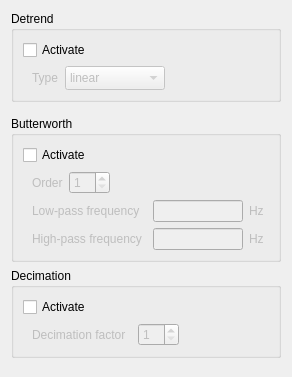
                     <widget class="QWidget" name="scrollAreaWidgetContents_filtering">
                      <property name="geometry">
                       <rect>
                        <x>0</x>
                        <y>0</y>
                        <width>292</width>
                        <height>377</height>
                       </rect>
                      </property>
                      <layout class="QVBoxLayout" name="verticalLayout_4" stretch="0,0,0">
                       <item alignment="Qt::AlignTop">
                        <widget class="QGroupBox" name="groupBox_detrend">
                         <property name="sizePolicy">
                          <sizepolicy hsizetype="Preferred" vsizetype="Minimum">
                           <horstretch>0</horstretch>
                           <verstretch>0</verstretch>
                          </sizepolicy>
                         </property>
                         <property name="minimumSize">
                          <size>
                           <width>250</width>
                           <height>0</height>
                          </size>
                         </property>
                         <property name="title">
                          <string>Detrend</string>
                         </property>
                         <layout class="QVBoxLayout" name="verticalLayout_10">
                          <property name="spacing">
                           <number>6</number>
                          </property>
                          <property name="topMargin">
                           <number>9</number>
                          </property>
                          <property name="rightMargin">
                           <number>0</number>
                          </property>
                          <property name="bottomMargin">
                           <number>9</number>
                          </property>
                          <item>
                           <widget class="QCheckBox" name="checkBox_detrend">
                            <property name="text">
                             <string>Activate</string>
                            </property>
                           </widget>
                          </item>
                          <item>
                           <widget class="QWidget" name="widget_detrend" native="true">
                            <property name="sizePolicy">
                             <sizepolicy hsizetype="Maximum" vsizetype="Fixed">
                              <horstretch>0</horstretch>
                              <verstretch>0</verstretch>
                             </sizepolicy>
                            </property>
                            <layout class="QHBoxLayout" name="horizontalLayout_11">
                             <property name="topMargin">
                              <number>0</number>
                             </property>
                             <property name="bottomMargin">
                              <number>0</number>
                             </property>
                             <item>
                              <widget class="QLabel" name="label_detrendType">
                               <property name="enabled">
                                <bool>false</bool>
                               </property>
                               <property name="sizePolicy">
                                <sizepolicy hsizetype="Fixed" vsizetype="Preferred">
                                 <horstretch>0</horstretch>
                                 <verstretch>0</verstretch>
                                </sizepolicy>
                               </property>
                               <property name="minimumSize">
                                <size>
                                 <width>10</width>
                                 <height>0</height>
                                </size>
                               </property>
                               <property name="text">
                                <string>Type</string>
                               </property>
                              </widget>
                             </item>
                             <item alignment="Qt::AlignLeft">
                              <widget class="QComboBox" name="comboBox_detrendType">
                               <property name="enabled">
                                <bool>false</bool>
                               </property>
                               <property name="sizePolicy">
                                <sizepolicy hsizetype="Minimum" vsizetype="Fixed">
                                 <horstretch>0</horstretch>
                                 <verstretch>0</verstretch>
                                </sizepolicy>
                               </property>
                               <property name="minimumSize">
                                <size>
                                 <width>100</width>
                                 <height>0</height>
                                </size>
                               </property>
                               <property name="currentText">
                                <string>linear</string>
                               </property>
                               <property name="sizeAdjustPolicy">
                                <enum>QComboBox::AdjustToMinimumContentsLengthWithIcon</enum>
                               </property>
                               <item>
                                <property name="text">
                                 <string>linear</string>
                                </property>
                               </item>
                               <item>
                                <property name="text">
                                 <string>constant</string>
                                </property>
                               </item>
                              </widget>
                             </item>
                            </layout>
                           </widget>
                          </item>
                         </layout>
                        </widget>
                       </item>
                       <item>
                        <widget class="QGroupBox" name="groupBox_butterworth">
                         <property name="sizePolicy">
                          <sizepolicy hsizetype="Preferred" vsizetype="Minimum">
                           <horstretch>0</horstretch>
                           <verstretch>0</verstretch>
                          </sizepolicy>
                         </property>
                         <property name="title">
                          <string>Butterworth</string>
                         </property>
                         <layout class="QVBoxLayout" name="verticalLayout_12">
                          <property name="spacing">
                           <number>6</number>
                          </property>
                          <property name="topMargin">
                           <number>9</number>
                          </property>
                          <property name="rightMargin">
                           <number>0</number>
                          </property>
                          <property name="bottomMargin">
                           <number>9</number>
                          </property>
                          <item>
                           <widget class="QCheckBox" name="checkBox_butterworthActivate">
                            <property name="text">
                             <string>Activate</string>
                            </property>
                           </widget>
                          </item>
                          <item>
                           <widget class="QWidget" name="widget_butterworthOrder" native="true">
                            <property name="sizePolicy">
                             <sizepolicy hsizetype="Maximum" vsizetype="Fixed">
                              <horstretch>0</horstretch>
                              <verstretch>0</verstretch>
                             </sizepolicy>
                            </property>
                            <layout class="QHBoxLayout" name="horizontalLayout_9">
                             <property name="topMargin">
                              <number>0</number>
                             </property>
                             <property name="bottomMargin">
                              <number>0</number>
                             </property>
                             <item>
                              <widget class="QLabel" name="label_butterworthOrder">
                               <property name="enabled">
                                <bool>false</bool>
                               </property>
                               <property name="sizePolicy">
                                <sizepolicy hsizetype="Fixed" vsizetype="Preferred">
                                 <horstretch>0</horstretch>
                                 <verstretch>0</verstretch>
                                </sizepolicy>
                               </property>
                               <property name="minimumSize">
                                <size>
                                 <width>10</width>
                                 <height>0</height>
                                </size>
                               </property>
                               <property name="text">
                                <string>Order</string>
                               </property>
                              </widget>
                             </item>
                             <item alignment="Qt::AlignLeft|Qt::AlignVCenter">
                              <widget class="QSpinBox" name="spinBox_butterworthOrder">
                               <property name="enabled">
                                <bool>false</bool>
                               </property>
                               <property name="minimumSize">
                                <size>
                                 <width>40</width>
                                 <height>0</height>
                                </size>
                               </property>
                               <property name="minimum">
                                <number>1</number>
                               </property>
                               <property name="maximum">
                                <number>16</number>
                               </property>
                              </widget>
                             </item>
                            </layout>
                           </widget>
                          </item>
                          <item alignment="Qt::AlignLeft">
                           <widget class="QWidget" name="widget_butterworthLowPass" native="true">
                            <property name="sizePolicy">
                             <sizepolicy hsizetype="Preferred" vsizetype="Fixed">
                              <horstretch>0</horstretch>
                              <verstretch>0</verstretch>
                             </sizepolicy>
                            </property>
                            <layout class="QHBoxLayout" name="horizontalLayout_7">
                             <property name="topMargin">
                              <number>0</number>
                             </property>
                             <property name="bottomMargin">
                              <number>0</number>
                             </property>
                             <item>
                              <widget class="QLabel" name="label_butterworthLowPass">
                               <property name="enabled">
                                <bool>false</bool>
                               </property>
                               <property name="sizePolicy">
                                <sizepolicy hsizetype="Fixed" vsizetype="Fixed">
                                 <horstretch>0</horstretch>
                                 <verstretch>0</verstretch>
                                </sizepolicy>
                               </property>
                               <property name="minimumSize">
                                <size>
                                 <width>115</width>
                                 <height>0</height>
                                </size>
                               </property>
                               <property name="text">
                                <string>Low-pass frequency</string>
                               </property>
                              </widget>
                             </item>
                             <item alignment="Qt::AlignLeft">
                              <widget class="QLineEdit" name="lineEdit_butterworthLowPassValue">
                               <property name="enabled">
                                <bool>false</bool>
                               </property>
                              </widget>
                             </item>
                             <item alignment="Qt::AlignLeft">
                              <widget class="QLabel" name="label_butterworthLowPassUnits">
                               <property name="enabled">
                                <bool>false</bool>
                               </property>
                               <property name="sizePolicy">
                                <sizepolicy hsizetype="Fixed" vsizetype="Preferred">
                                 <horstretch>0</horstretch>
                                 <verstretch>0</verstretch>
                                </sizepolicy>
                               </property>
                               <property name="minimumSize">
                                <size>
                                 <width>20</width>
                                 <height>0</height>
                                </size>
                               </property>
                               <property name="text">
                                <string>Hz</string>
                               </property>
                              </widget>
                             </item>
                            </layout>
                           </widget>
                          </item>
                          <item alignment="Qt::AlignLeft">
                           <widget class="QWidget" name="widget_butterworthHighPass" native="true">
                            <property name="sizePolicy">
                             <sizepolicy hsizetype="Preferred" vsizetype="Fixed">
                              <horstretch>0</horstretch>
                              <verstretch>0</verstretch>
                             </sizepolicy>
                            </property>
                            <layout class="QHBoxLayout" name="horizontalLayout_8">
                             <property name="topMargin">
                              <number>0</number>
                             </property>
                             <property name="bottomMargin">
                              <number>0</number>
                             </property>
                             <item>
                              <widget class="QLabel" name="label_butterworthHighPass">
                               <property name="enabled">
                                <bool>false</bool>
                               </property>
                               <property name="sizePolicy">
                                <sizepolicy hsizetype="Fixed" vsizetype="Fixed">
                                 <horstretch>0</horstretch>
                                 <verstretch>0</verstretch>
                                </sizepolicy>
                               </property>
                               <property name="minimumSize">
                                <size>
                                 <width>115</width>
                                 <height>0</height>
                                </size>
                               </property>
                               <property name="text">
                                <string>High-pass frequency</string>
                               </property>
                              </widget>
                             </item>
                             <item alignment="Qt::AlignLeft">
                              <widget class="QLineEdit" name="lineEdit_butterworthHighPassValue">
                               <property name="enabled">
                                <bool>false</bool>
                               </property>
                              </widget>
                             </item>
                             <item alignment="Qt::AlignLeft">
                              <widget class="QLabel" name="label_butterworthHighPassUnits">
                               <property name="enabled">
                                <bool>false</bool>
                               </property>
                               <property name="sizePolicy">
                                <sizepolicy hsizetype="Fixed" vsizetype="Preferred">
                                 <horstretch>0</horstretch>
                                 <verstretch>0</verstretch>
                                </sizepolicy>
                               </property>
                               <property name="minimumSize">
                                <size>
                                 <width>20</width>
                                 <height>0</height>
                                </size>
                               </property>
                               <property name="text">
                                <string>Hz</string>
                               </property>
                              </widget>
                             </item>
                            </layout>
                           </widget>
                          </item>
                         </layout>
                        </widget>
                       </item>
                       <item alignment="Qt::AlignTop">
                        <widget class="QGroupBox" name="groupBox_decimation">
                         <property name="sizePolicy">
                          <sizepolicy hsizetype="Preferred" vsizetype="Minimum">
                           <horstretch>0</horstretch>
                           <verstretch>0</verstretch>
                          </sizepolicy>
                         </property>
                         <property name="title">
                          <string>Decimation</string>
                         </property>
                         <layout class="QVBoxLayout" name="verticalLayout_11">
                          <property name="spacing">
                           <number>6</number>
                          </property>
                          <property name="topMargin">
                           <number>9</number>
                          </property>
                          <property name="rightMargin">
                           <number>0</number>
                          </property>
                          <property name="bottomMargin">
                           <number>9</number>
                          </property>
                          <item>
                           <widget class="QCheckBox" name="checkBox_decimationActivate">
                            <property name="text">
                             <string>Activate</string>
                            </property>
                           </widget>
                          </item>
                          <item>
                           <widget class="QWidget" name="widget_decimationFactor" native="true">
                            <property name="sizePolicy">
                             <sizepolicy hsizetype="Maximum" vsizetype="Fixed">
                              <horstretch>0</horstretch>
                              <verstretch>0</verstretch>
                             </sizepolicy>
                            </property>
                            <layout class="QHBoxLayout" name="horizontalLayout_5">
                             <property name="topMargin">
                              <number>0</number>
                             </property>
                             <property name="bottomMargin">
                              <number>0</number>
                             </property>
                             <item>
                              <widget class="QLabel" name="label_decimationFactor">
                               <property name="enabled">
                                <bool>false</bool>
                               </property>
                               <property name="sizePolicy">
                                <sizepolicy hsizetype="Fixed" vsizetype="Preferred">
                                 <horstretch>0</horstretch>
                                 <verstretch>0</verstretch>
                                </sizepolicy>
                               </property>
                               <property name="minimumSize">
                                <size>
                                 <width>100</width>
                                 <height>0</height>
                                </size>
                               </property>
                               <property name="text">
                                <string>Decimation factor</string>
                               </property>
                              </widget>
                             </item>
                             <item alignment="Qt::AlignLeft|Qt::AlignVCenter">
                              <widget class="QSpinBox" name="spinBox_decimationFactor">
                               <property name="enabled">
                                <bool>false</bool>
                               </property>
                               <property name="minimumSize">
                                <size>
                                 <width>40</width>
                                 <height>0</height>
                                </size>
                               </property>
                               <property name="minimum">
                                <number>1</number>
                               </property>
                               <property name="maximum">
                                <number>50</number>
                               </property>
                              </widget>
                             </item>
                            </layout>
                           </widget>
                          </item>
                         </layout>
                        </widget>
                       </item>
                      </layout>
                     </widget>
